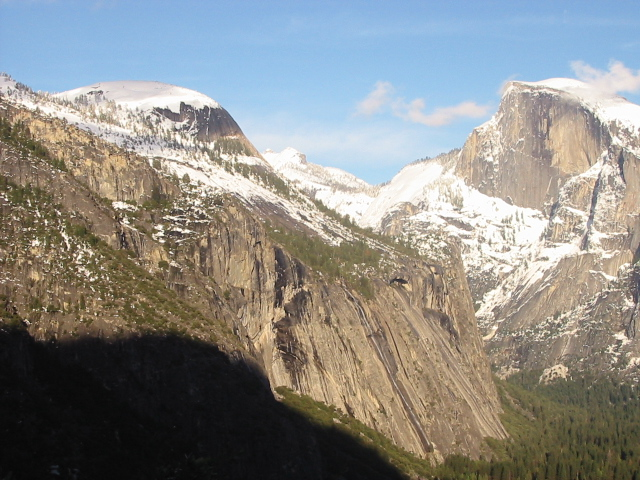
#> input picture images/1/yosemite1.jpg, 640 x 480 px
$ python affine.py
#> lines starting #> are read from the running program, lines starting #| are printed output that depends on the picture; after the words box and inside, x2 and y2 are one past the last pixel; in counts of white or black regions, pixels touching at a corner belong together
### sift.py
import cv2 as cv
import numpy as np

def sift_match(gray1, gray2):
    sift = cv.SIFT_create()

    kp1, des1 = sift.detectAndCompute(gray1, None)
    kp2, des2 = sift.detectAndCompute(gray2, None)
    print(len(kp1), len(kp2))
    print(des1.shape, des2.shape)
    # [4 lines of commented-out code are left out]

    bf = cv.BFMatcher(cv.NORM_L2)
    matches = bf.knnMatch(des1, des2, k=2)
    good_matches = []
    for m, n in matches:
        if m.distance < 0.75 * n.distance:
            good_matches.append(m)
    good_matches = sorted(good_matches, key=lambda x: x.distance)
    print(len(good_matches))
    # print(good_matches[0].distance, good_matches[0].queryIdx, good_matches[0].trainIdx)

    return good_matches, kp1, kp2

# [15 lines that do not run on import are left out]
    # cv.imwrite('results/test/uttower_match_sift_rotate.png', result)

### affine.py
import numpy as np
import cv2 as cv
from sift import sift_match
from hog import hog_match
from hog_rotate import hog_match_rotate
from scipy.linalg import null_space

# [48 lines left out: functions svd_transform, RANSAC, not called in this run]

def homography_transform(source, target):
    A = []
    for (x, y), (u, v) in zip(source, target):
        A.append([-x, -y, -1, 0, 0, 0, u*x, u*y, u])
        A.append([0, 0, 0, -x, -y, -1, v*x, v*y, v])
    A = np.array(A)
    # H_flat = null_space(A)[:, 0]
    # H = H_flat.reshape(3, 3)
    _, _, Vt = np.linalg.svd(A)
    H = Vt[-1].reshape(3, 3)
    return H

def homography_RANSAC(source, target, num_iterations=500):
    """
    source: [N, 2]
    target: [N, 2]
    """
    if source.shape[0] < 4:
        H = homography_transform(source, target)
        return H
    best_inliers = []
    best_H = None

    # distances = np.linalg.norm(source[:] - target[:], axis=1)
    # threshold = np.mean(distances) * 2
    threshold = 2.4

    X = np.hstack((source, np.ones((source.shape[0], 1)))).T  # [3, N]

    for i in range(num_iterations):
        indices = np.random.choice(source.shape[0], 4, replace=False)
        H = homography_transform(source[indices], target[indices])

        transformed = H @ X
        transformed = (transformed[:2, :] / transformed[2, :]).T  # [N, 2]
        distances = np.linalg.norm(transformed - target, axis=1)
        inliers = np.where(distances < threshold)[0]

        if i%100 == 0:
            print(f"Iteration {i}, Inliers: {len(best_inliers)}, distances: {distances.mean():.2f}")

        if len(inliers) > len(best_inliers):
            best_inliers = inliers
            best_H = H

    best_H = homography_transform(source[best_inliers], target[best_inliers])
    return best_H

# [27 lines left out: function affine, not called in this run]

def cal_range(H, h, w, is_homography=True):
    corners = np.array([[0, 0], [w, 0], [w, h], [0, h]])
    corners_homogeneous = np.hstack((corners, np.ones((4, 1)))).T  # [3, 4]
    transformed_corners = H @ corners_homogeneous
    if is_homography:
        transformed_corners /= transformed_corners[2, :]

    w_min, h_min = transformed_corners[:2, :].min(axis=1)
    w_max, h_max = transformed_corners[:2, :].max(axis=1)
    return int(w_min), int(w_max), int(h_min), int(h_max)

def melt(img1, img2, H, is_homography=True):
    h, w = img2.shape[:2]
    w_min, w_max, h_min, h_max = cal_range(H, h, w, is_homography)
    # print(f"Transformed range: w: [{w_min}, {w_max}], h: [{h_min}, {h_max}]")
    # print(img1.shape, img2.shape)

    # 计算输出图像的尺寸，确保能够容纳变换后的img2和原始img1
    warp_w = max(w_max, img1.shape[1])
    warp_h = max(h_max, img1.shape[0])
    if is_homography:
        warp2 = cv.warpPerspective(img2, H, (warp_w, warp_h))
    else:
        warp2 = cv.warpAffine(img2, H, (warp_w, warp_h))
    warp1 = np.zeros_like(warp2)
    warp1[0:img1.shape[0], 0:img1.shape[1]] = img1

    mask1 = np.all(warp1 > 0, axis=-1)
    mask2 = np.all(warp2 > 0, axis=-1)
    overlap = mask1 & mask2
    # cv.imshow("overlap", overlap.astype(np.uint8)*255)
    # cv.imshow("mask1", mask1.astype(np.uint8)*255)

    alpha3 = np.zeros_like(overlap, dtype=np.float32)
    for i in range(overlap.shape[0]):
        row = overlap[i]  # [W]
        cols = np.where(row == 1)[0]

        if len(cols) == 0:
            continue

        left, right = cols[0], cols[-1]
        n = right - left + 1
        alpha3[i, left:right+1] = np.linspace(1, 0, n)
    alpha3 = alpha3[:, :, np.newaxis]  # [H, W, 1]

    result = np.zeros_like(warp1, dtype=np.float32)
    result[mask1] = warp1[mask1].astype(np.float32)
    result[mask2] = warp2[mask2].astype(np.float32)
    result[overlap] = (alpha3[overlap] * warp1[overlap].astype(np.float32) +
                    (1 - alpha3[overlap]) * warp2[overlap].astype(np.float32))

    result = np.clip(result, 0, 255).astype(np.uint8)
    return result

def homography(img1, img2, description_type='sift', is_print=False):
    gray1 = cv.cvtColor(img1, cv.COLOR_BGR2GRAY)
    gray2 = cv.cvtColor(img2, cv.COLOR_BGR2GRAY)

    # 匹配特征点并计算单应矩阵
    if description_type == 'sift':
        matches, kp1, kp2 = sift_match(gray1, gray2)
    elif description_type == 'hog':
        matches, kp1, kp2 = hog_match(gray1, gray2)
    elif description_type == 'hog_rotate':
        matches, kp1, kp2 = hog_match_rotate(gray1, gray2)
    else:
        raise ValueError("Invalid description type. Choose from 'sift', 'hog', or 'hog_rotate'.")

    source = np.array([kp2[m.trainIdx].pt for m in matches])
    target = np.array([kp1[m.queryIdx].pt for m in matches])
    # H, _ = cv.findHomography(source, target, cv.RANSAC)
    H = homography_RANSAC(source, target)

    result = melt(img1, img2, H, is_homography=True)

    if is_print:
        print_result = cv.warpPerspective(img2, H, (img1.shape[1]*2, img1.shape[0]))
        print_result[0:img1.shape[0], 0:img1.shape[1]] = img1
        cv.imshow("Homography Stitched Image_debug", print_result)
        cv.waitKey(0)
        cv.destroyAllWindows()
        # [5 lines of commented-out code are left out]
    return result

if __name__ == "__main__":
    img1 = cv.imread('images/1/yosemite1.jpg')
#> img1 is the input picture: shape (480, 640, 3); mean B, G, R 135.4, 139.3, 139.5
    img2 = cv.imread('images/1/yosemite2.jpg')
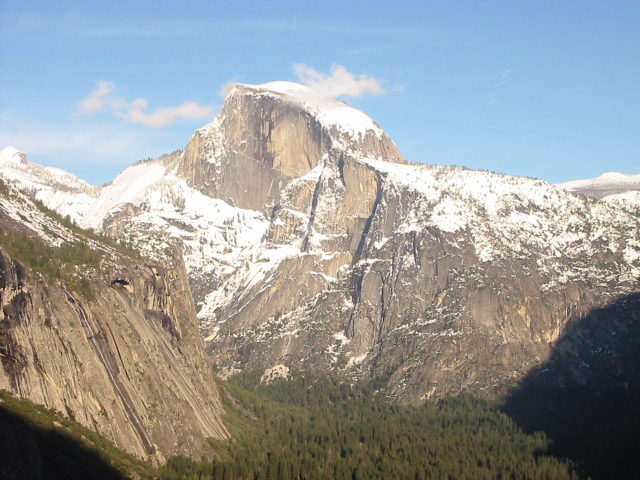
#> input picture images/1/yosemite2.jpg, 640 x 480 px
#> img2 is the input picture: shape (480, 640, 3); mean B, G, R 155.6, 155.5, 151.7
    img3 = cv.imread('images/1/yosemite3.jpg')
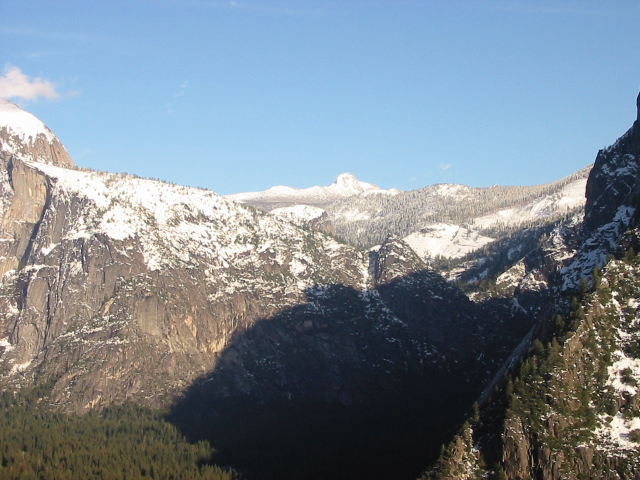
#> input picture images/1/yosemite3.jpg, 640 x 480 px
#> img3 is the input picture: shape (480, 640, 3); mean B, G, R 145.3, 135.4, 123.3
    img4 = cv.imread('images/1/yosemite4.jpg')
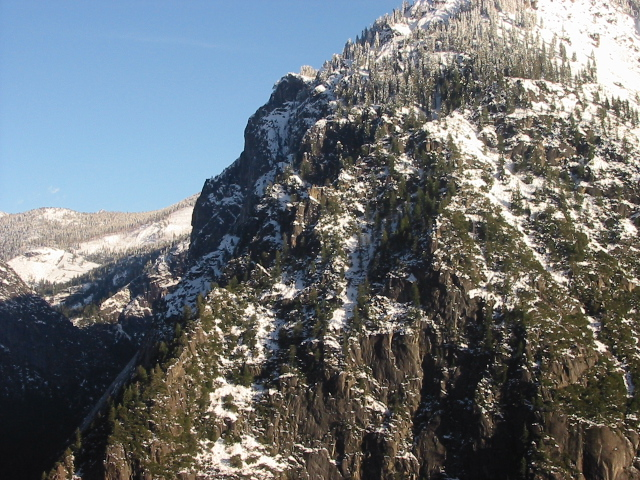
#> input picture images/1/yosemite4.jpg, 640 x 480 px
#> img4 is the input picture: shape (480, 640, 3); mean B, G, R 115.4, 112.1, 107.1

    # [13 lines of commented-out code are left out]
    result = homography(img1, img2, description_type='sift')
#> in sift_match, `kp1, des1 = sift.detectAndCompute(gray1, None)`: kp1 = 2504 keypoints; strongest (x, y, size): (6, 199, 1.9), (78, 246, 2.1), (74, 255, 1.9), (46, 222, 2.2)
#> in sift_match, `kp2, des2 = sift.detectAndCompute(gray2, None)`: kp2 = 2343 keypoints; strongest (x, y, size): (604, 239, 2.2), (545, 197, 2.2), (573, 230, 1.9), (118, 241, 2.2)
#| 2504 2343
#| (2504, 128) (2343, 128)
#> in sift_match, `matches = bf.knnMatch(des1, des2, k=2)`: matches = 2504 matches
#> after the loop in sift_match, `for m, n in matches:`: good_matches = 926 matches
#| 926
#> in homography, `source = np.array([kp2[m.trainIdx].pt for m in matches])`: source = 926 pairs, first value 8.17 to 596.8, second value 85.41 to 476.1
#> in homography, `target = np.array([kp1[m.queryIdx].pt for m in matches])`: target = 926 pairs, first value 89.08 to 637, second value 82.73 to 475.7
#> the loop in homography_RANSAC, `for i in range(num_iterations):` made 500 passes
#| Iteration 0, Inliers: 0, distances: 11.67
#| Iteration 100, Inliers: 920, distances: 4.31
#| Iteration 200, Inliers: 920, distances: 103.80
#| Iteration 300, Inliers: 920, distances: 472.32
#| Iteration 400, Inliers: 920, distances: 3.41
#> after the loop in homography_RANSAC, `for i in range(num_iterations):`: best_inliers = 920 values from 0 to 925
#> in homography_RANSAC, `best_H = homography_transform(source[best_inliers], target[best_inlier..`: best_H = [[-0.00334, -2.09e-06, -1], [9.13e-05, -0.0035, -0.0118], [3.39e-07, 6.67e-09, -0.00356]]
#> in homography, `H = homography_RANSAC(source, target)`: H has the same summary as best_H in homography_RANSAC
#> in cal_range, `transformed_corners = H @ corners_homogeneous`: transformed_corners = [[-1, -3.14, -3.14, -1], [-0.0118, 0.0467, -1.63, -1.69], [-0.00356, -0.00334, -0.00334, -0.00356]]
#> in cal_range, `transformed_corners /= transformed_corners[2, :]`: transformed_corners = [[280.9, 938.5, 939.7, 281.4], [3.31, -13.96, 488.7, 475.4], [1, 1, 1, 1]]
#> in cal_range, `w_min, h_min = transformed_corners[:2, :].min(axis=1)`: w_min = 280.9; h_min = -13.96
#> in cal_range, `w_max, h_max = transformed_corners[:2, :].max(axis=1)`: w_max = 939.7; h_max = 488.7
#> in melt, `w_min, w_max, h_min, h_max = cal_range(H, h, w, is_homography)`: w_min = 280; w_max = 939; h_min = -13; h_max = 488
#> in melt, `warp_w = max(w_max, img1.shape[1])`: warp_w = 939
#> in melt, `warp_h = max(h_max, img1.shape[0])`: warp_h = 488
#> in melt, `mask1 = np.all(warp1 > 0, axis=-1)`:
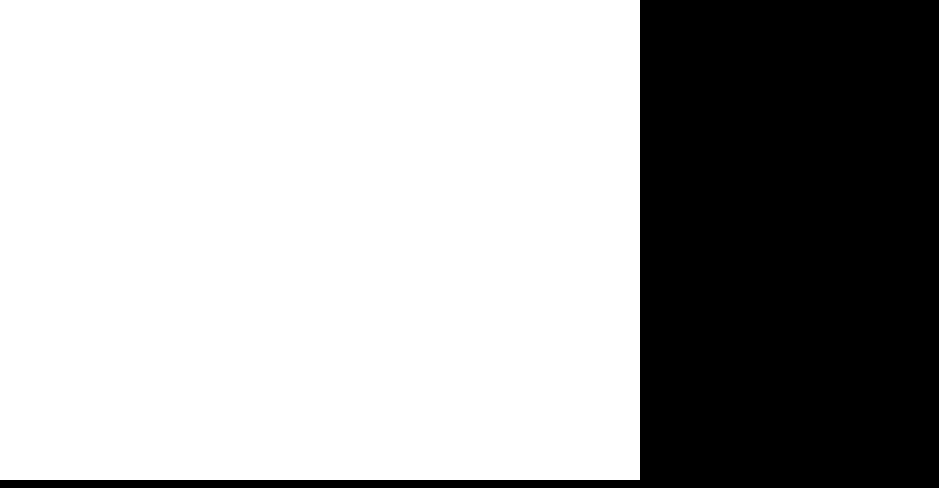
#> mask1: shape (488, 939) bool; 67% white; 1 black region, box (x1, y1, x2, y2) and area: (0, 0, 939, 488) 151032
#> in melt, `mask2 = np.all(warp2 > 0, axis=-1)`: mask2: shape (488, 939) bool; 69.3% white; 1 black region, box (x1, y1, x2, y2) and area: (0, 0, 855, 488) 140859
#> in melt, `overlap = mask1 & mask2`: overlap: shape (488, 939) bool; 37.5% white; 1 white region, box (x1, y1, x2, y2) and area: (280, 0, 640, 480) 171802
#> the loop in melt, `for i in range(overlap.shape[0]):` made 488 passes
#> (left, n) on passes 1 to 3: (370, 270), (332, 308), (294, 346)
    result = homography(result, img3, description_type='sift')
#> call 2 of homography, with description_type = 'sift', is_print = False
#> in homography (call 2), `gray2 = cv.cvtColor(img2, cv.COLOR_BGR2GRAY)`:
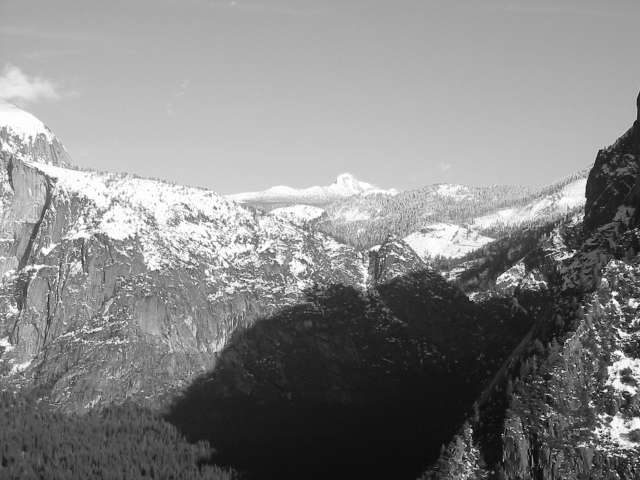
#> gray2: shape (480, 640); min 6, max 255, mean 132.9
#> in sift_match (call 2), `kp1, des1 = sift.detectAndCompute(gray1, None)`: kp1 = 3898 keypoints; strongest (x, y, size): (6, 199, 1.9), (78, 246, 2.1), (74, 255, 1.9), (46, 222, 2.2)
#> in sift_match (call 2), `kp2, des2 = sift.detectAndCompute(gray2, None)`: kp2 = 1957 keypoints; strongest (x, y, size): (614, 293, 3.4), (615, 302, 3.3), (632, 390, 5.5), (599, 346, 2.1)
#| 3898 1957
#| (3898, 128) (1957, 128)
#> in sift_match (call 2), `matches = bf.knnMatch(des1, des2, k=2)`: matches = 3898 matches
#> after the loop in sift_match (call 2), `for m, n in matches:`: good_matches = 638 matches
#| 638
#> in homography (call 2), `source = np.array([kp2[m.trainIdx].pt for m in matches])`: source = 638 pairs, first value 2.59 to 624.5, second value 127.2 to 475.6
#> in homography (call 2), `target = np.array([kp1[m.queryIdx].pt for m in matches])`: target = 638 pairs, first value 157 to 936, second value 100 to 471.7
#> the loop in homography_RANSAC (call 2), `for i in range(num_iterations):` made 500 passes
#> inliers on passes 45, 47: [73, 135, 298, 386, 604, 608], [13, 49, 68, 177, 233, 298, 300, 370, 604, 608, 625]
#| Iteration 0, Inliers: 0, distances: 30.03
#| Iteration 100, Inliers: 623, distances: 14.80
#| Iteration 200, Inliers: 623, distances: 13.35
#| Iteration 300, Inliers: 623, distances: 15.36
#| Iteration 400, Inliers: 623, distances: 15.83
#> in homography (call 2), `H = homography_RANSAC(source, target)`: H = [[-0.00143, -4.66e-05, -1], [0.000131, -0.00164, 0.00926], [3.37e-07, 2.34e-09, -0.00165]]
#> call 2 of melt, with H = array of shape (3, 3), is_homography = True
#> in melt (call 2), `w_min, w_max, h_min, h_max = cal_range(H, h, w, is_homography)`: w_min = 606; w_max = 1354; h_min = -65; h_max = 485
#> in melt (call 2), `warp_w = max(w_max, img1.shape[1])`: warp_w = 1354
#> in melt (call 2), `mask1 = np.all(warp1 > 0, axis=-1)`: mask1: shape (488, 1354) bool; 68.5% white; 2 black regions, box (x1, y1, x2, y2) and area: (939, 0, 1354, 488) 202520, (0, 480, 855, 488) 5461
#> in melt (call 2), `mask2 = np.all(warp2 > 0, axis=-1)`: mask2: shape (488, 1354) bool; 53.4% white; 2 black regions, box (x1, y1, x2, y2) and area: (0, 0, 1354, 488) 305259, (1341, 0, 1354, 426) 2964
#> in melt (call 2), `overlap = mask1 & mask2`:
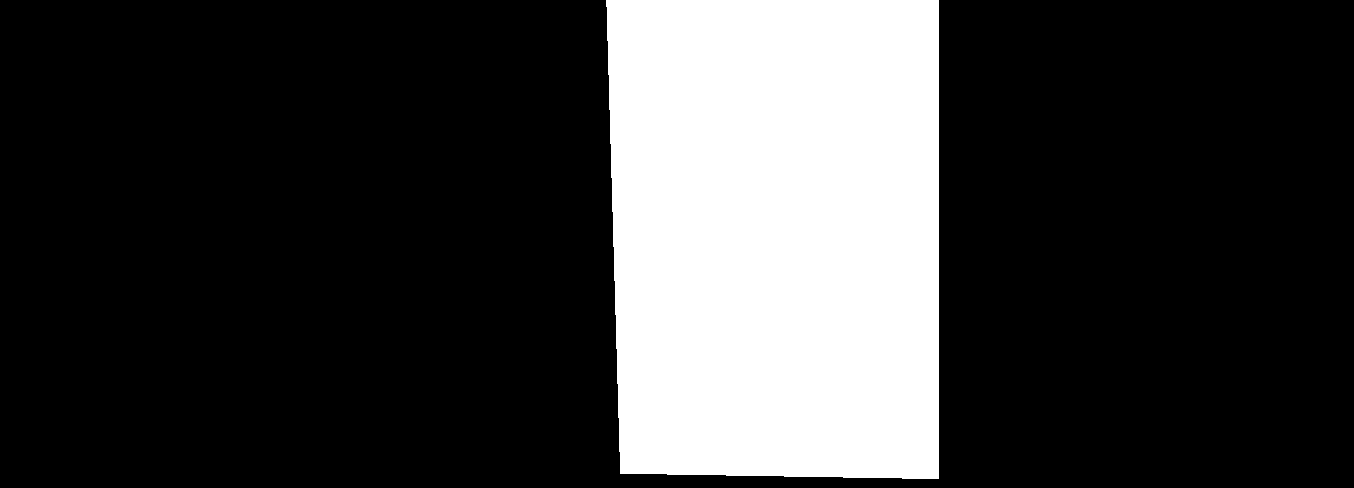
#> overlap: shape (488, 1354) bool; 23.5% white; 1 white region, box (x1, y1, x2, y2) and area: (606, 0, 939, 479) 155192
#> the loop in melt (call 2), `for i in range(overlap.shape[0]):` made 488 passes
#> (left, n) on passes 1 to 3: (606, 333), (606, 333), (606, 333)
    result = homography(result, img4, description_type='sift')
#> in sift_match (call 3), `kp1, des1 = sift.detectAndCompute(gray1, None)`: kp1 = 5618 keypoints; strongest (x, y, size): (6, 199, 1.9), (1306, 383, 2.7), (1314, 272, 4), (1340, 283, 8.4)
#> in sift_match (call 3), `kp2, des2 = sift.detectAndCompute(gray2, None)`: kp2 = 3676 keypoints; strongest (x, y, size): (583, 311, 2.7), (489, 391, 2.1), (207, 417, 2.2), (379, 297, 2.3)
#| 5618 3676
#| (5618, 128) (3676, 128)
#> in sift_match (call 3), `matches = bf.knnMatch(des1, des2, k=2)`: matches = 5618 matches
#> after the loop in sift_match (call 3), `for m, n in matches:`: good_matches = 433 matches
#| 433
#> call 3 of melt, with H = array of shape (3, 3), is_homography = True
#> in melt (call 3), `mask1 = np.all(warp1 > 0, axis=-1)`: mask1: shape (488, 1998) bool; 66.7% white; 2 black regions, box (x1, y1, x2, y2) and area: (939, 0, 1998, 488) 319455, (0, 480, 855, 488) 5461
#> in melt (call 3), `mask2 = np.all(warp2 > 0, axis=-1)`: mask2: shape (488, 1998) bool; 44.6% white; 1 white region, box (x1, y1, x2, y2) and area: (1031, 0, 1998, 469) 434758
#> in melt (call 3), `overlap = mask1 & mask2`: overlap: shape (488, 1998) bool; 14.2% white; 1 white region, box (x1, y1, x2, y2) and area: (1031, 0, 1354, 457) 138418
#> in melt (call 3), `result[mask2] = warp2[mask2].astype(np.float32)`:
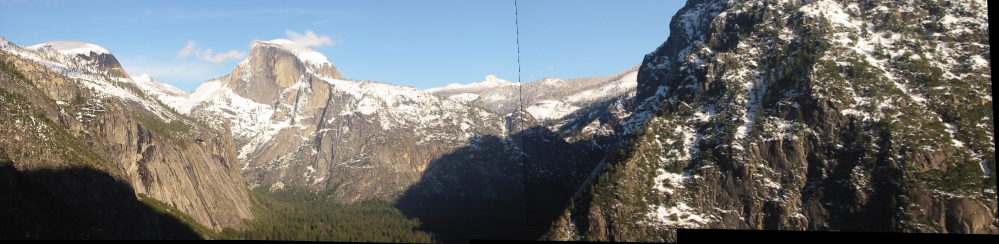
#> result: shape (488, 1998, 3) float32 (shown at 1/2 size); mean B, G, R 114, 114.8, 112.6
#> in melt (call 3), `result[overlap] = (alpha3[overlap] * warp1[overlap].astype(np.float32)..`: result: shape (488, 1998, 3) float32; 14.1% of pixels changed, all inside (x1, y1, x2, y2) = (1031, 0, 1353, 457)
    cv.imshow("Homography Stitched Image", result)
    cv.waitKey(0)
    cv.destroyAllWindows()
    # cv.imwrite("results/1/yosemite_stitching_testhog.png", result)
